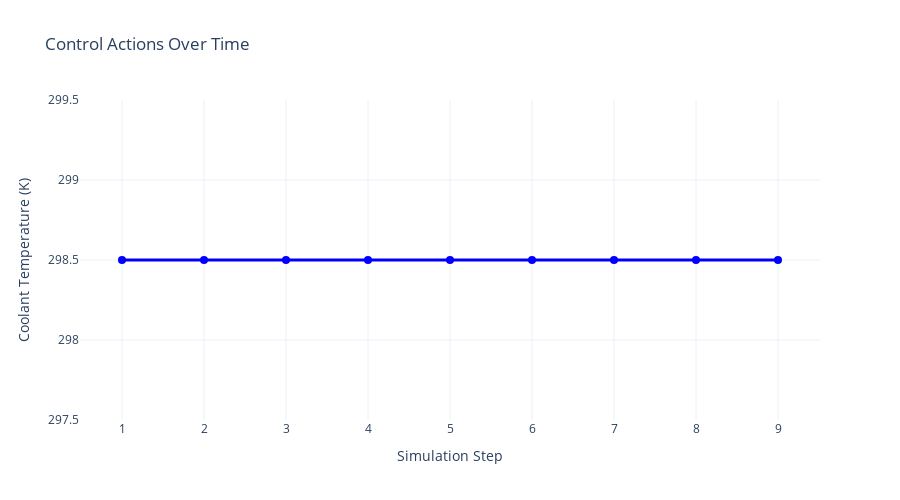

Notebook source saved alongside this figure:
### Code cell
# Create all four plots
plot_control_actions(actions, a_space)

### Figure 1 — Plotly figure (JSON) as saved in the notebook; plotly's stock layout.template omitted (floating-point values rounded to 4 significant figures)
{"data": [{"line": {"color": "blue", "width": 3}, "marker": {"size": 8, "symbol": "circle"}, "mode": "lines+markers", "name": "Tc (Coolant Temperature)", "type": "scatter", "x": [1, 2, 3, 4, 5, 6, 7, 8, 9], "y": [298.5, 298.5, 298.5, 298.5, 298.5, 298.5, 298.5, 298.5, 298.5]}], "layout": {"height": 500, "title": {"text": "Control Actions Over Time"}, "xaxis": {"title": {"text": "Simulation Step"}}, "yaxis": {"title": {"text": "Coolant Temperature (K)"}}}}
